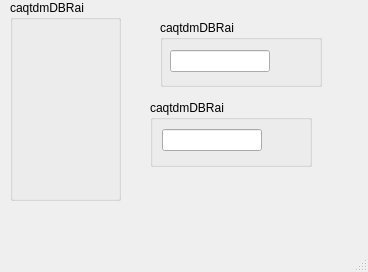
<?xml version="1.0" encoding="UTF-8"?>
<ui version="4.0">
 <class>MainWindow</class>
 <widget class="QMainWindow" name="MainWindow">
  <property name="geometry">
   <rect>
    <x>0</x>
    <y>0</y>
    <width>368</width>
    <height>272</height>
   </rect>
  </property>
  <property name="windowTitle">
   <string>MainWindow</string>
  </property>
  <widget class="QWidget" name="centralwidget">
   <widget class="QGroupBox" name="groupBox_3">
    <property name="geometry">
     <rect>
      <x>160</x>
      <y>20</y>
      <width>162</width>
      <height>67</height>
     </rect>
    </property>
    <property name="autoFillBackground">
     <bool>true</bool>
    </property>
    <property name="title">
     <string>caqtdmDBRai</string>
    </property>
    <widget class="caTextEntry" name="catextentry_16">
     <property name="geometry">
      <rect>
       <x>10</x>
       <y>30</y>
       <width>100</width>
       <height>22</height>
      </rect>
     </property>
     <property name="channel" stdset="0">
      <string notr="true">epics4://caqtdmDBRai</string>
     </property>
     <property name="colorMode">
      <enum>caLineEdit::Alarm_Default</enum>
     </property>
    </widget>
   </widget>
   <widget class="QGroupBox" name="groupBox_4">
    <property name="geometry">
     <rect>
      <x>150</x>
      <y>100</y>
      <width>162</width>
      <height>67</height>
     </rect>
    </property>
    <property name="autoFillBackground">
     <bool>true</bool>
    </property>
    <property name="title">
     <string>caqtdmDBRai</string>
    </property>
    <widget class="caTextEntry" name="catextentry_17">
     <property name="geometry">
      <rect>
       <x>12</x>
       <y>29</y>
       <width>100</width>
       <height>22</height>
      </rect>
     </property>
     <property name="channel" stdset="0">
      <string notr="true">caqtdmDBRai</string>
     </property>
     <property name="colorMode">
      <enum>caLineEdit::Alarm_Default</enum>
     </property>
    </widget>
   </widget>
   <widget class="QGroupBox" name="groupBox_5">
    <property name="geometry">
     <rect>
      <x>10</x>
      <y>0</y>
      <width>111</width>
      <height>201</height>
     </rect>
    </property>
    <property name="autoFillBackground">
     <bool>true</bool>
    </property>
    <property name="title">
     <string>caqtdmDBRai</string>
    </property>
    <widget class="caSlider" name="caslider_2">
     <property name="geometry">
      <rect>
       <x>40</x>
       <y>10</y>
       <width>20</width>
       <height>150</height>
      </rect>
     </property>
     <property name="channel" stdset="0">
      <string notr="true">epics4://caqtdmDBRai</string>
     </property>
     <property name="colorMode">
      <enum>caSlider::Alarm</enum>
     </property>
    </widget>
   </widget>
  </widget>
  <widget class="QMenuBar" name="menubar">
   <property name="geometry">
    <rect>
     <x>0</x>
     <y>0</y>
     <width>368</width>
     <height>19</height>
    </rect>
   </property>
  </widget>
  <widget class="QStatusBar" name="statusbar"/>
 </widget>
 <customwidgets>
  <customwidget>
   <class>caSlider</class>
   <extends>QWidget</extends>
   <header>caSlider</header>
  </customwidget>
  <customwidget>
   <class>caTextEntry</class>
   <extends>caLineEdit</extends>
   <header>caTextEntry</header>
  </customwidget>
  <customwidget>
   <class>caLineEdit</class>
   <extends>QLineEdit</extends>
   <header>caLineEdit</header>
  </customwidget>
 </customwidgets>
 <resources/>
 <connections/>
</ui>
